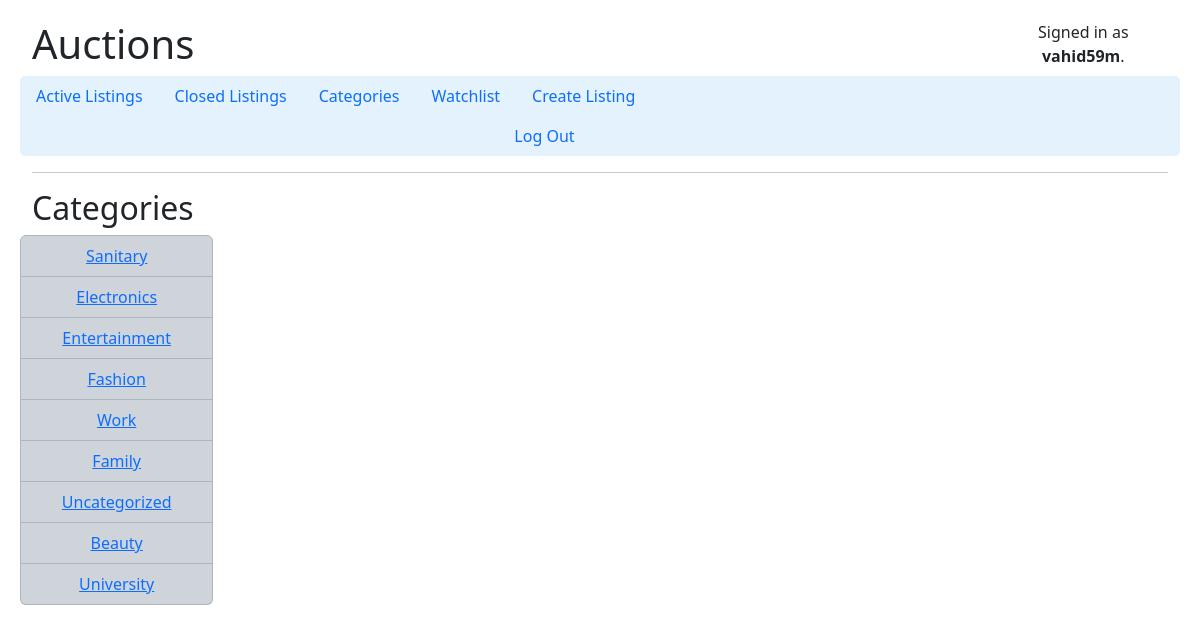
Page /categories (signed in) on the committed database.
### auctions/models.py (models this page shows)
class User(AbstractUser):
    pass

class Categories(models.Model):
    name = models.CharField(max_length=64, default="Uncategorized")
    def __str__(self):
        return self.name

### auctions/views.py (the view)
# urls.py: path("categories", views.categories, name="categories"),
def categories(request):
    categories = Categories.objects.all()
    return render(request, "auctions/categories.html", {
        "categories": categories,
    })

### auctions/templates/auctions/categories.html
{% extends "auctions/layout.html" %}
{% block body %}
    <h2>Categories</h2>
    <ul class="list-group row">
        {% for category in categories %}
            <li class="list-group-item list-group-item-dark col-md-2 text-center"><a href="{% url 'category' category=category %}">{{ category }}</a></li>
        {% endfor %}
    </ul>
{% endblock %}

### auctions/templates/auctions/layout.html (shortened to what this page needs)
{% load static %}
<!DOCTYPE html>
<html lang="en">
    <head>
        <link href="https://cdn.jsdelivr.net/npm/bootstrap@5.3.1/dist/css/bootstrap.min.css" rel="stylesheet">
        <link href="{% static 'auctions/styles.css' %}" rel="stylesheet">
    </head>
    <div class="container-fluid">
        <body>
            <div class="row">
                <div class="col-md-6">
                    <h1>Auctions</h1>
                </div>
                <div class="col-md-2 offset-md-4 text-center">
                    {% if user.is_authenticated %}
                        Signed in as <strong>{{ user.username }}</strong>.
                    {% else %}
                        Not signed in.
                    {% endif %}
                </div>
            </div>
            <div class="row">
                <ul class="nav" style="background-color: #e3f2fd; border-radius: 5px;">
                    <li class="nav-item">
                        <a class="nav-link" href="{% url 'index' %}">Active Listings</a>
                    </li>
                    <li class="nav-item">
                        <a class="nav-link" href="{% url 'closed' %}">Closed Listings</a>
                    </li>
                    {% if user.is_authenticated %}
                        <li class="nav-item">
                            <a class="nav-link" href="{% url 'categories' %}">Categories</a>
                        </li>
                        <li class="nav-item">
                            <a class="nav-link" href="{% url 'watchlist' %}">Watchlist</a>
                        </li>
                        <li class="nav-item">
                            <a class="nav-link" href="{% url 'create_listing' %}">Create Listing</a>
                        </li>
                        <div class="offset-md-5 text-center">
                            <li class="nav-item">
                                <a class="nav-link" href="{% url 'logout' %}">Log Out</a>
                            </li>
                        </div>
                    {% endif %}
                </ul>
            </div>
            <hr>
            {% block body %}
            {% endblock %}
        </body>
    </div>
</html>

### auctions/static/auctions/styles.css (style rules this page uses)
body { margin: 10px; padding: 10px; }

### rows in the picture
User: username "vahid59m"
Categories: name "Sanitary"
Categories: name "Electronics"
Categories: name "Entertainment"
Categories: name "Fashion"
Categories: name "Work"
Categories: name "Family"
Categories: name "Uncategorized"
Categories: name "Beauty"
Categories: name "University"
